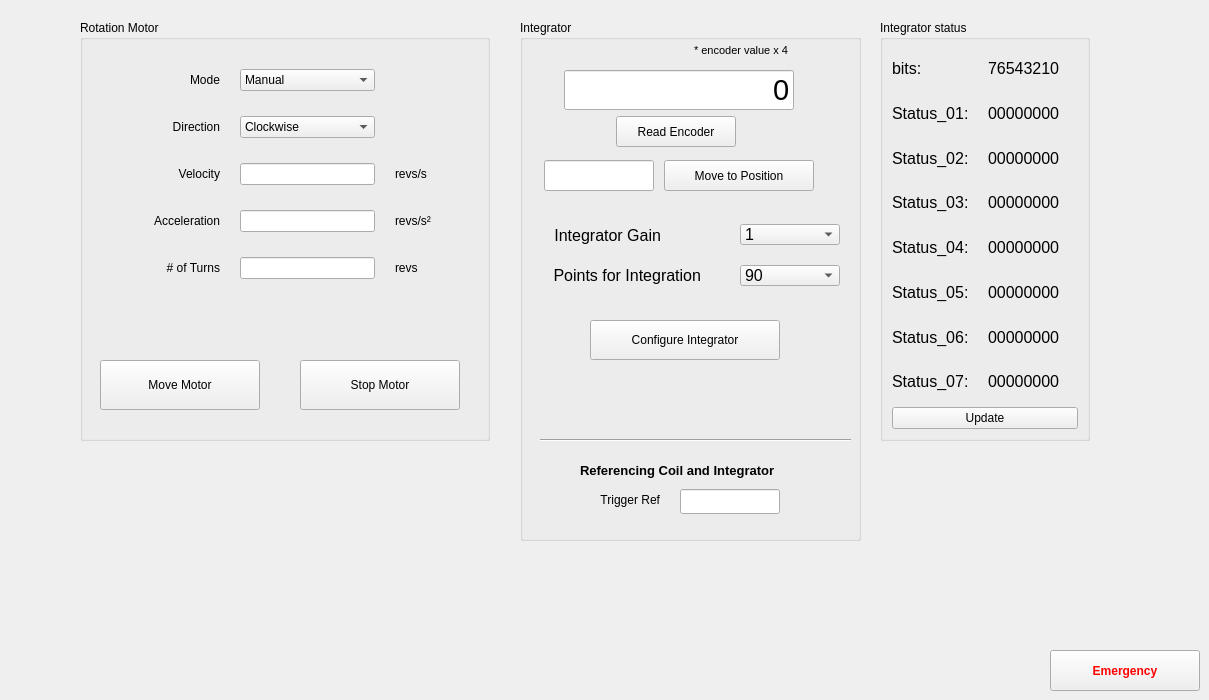
    <widget class="QWidget" name="tab">
     <attribute name="icon">
      <iconset resource="resource_file.qrc">
       <normaloff>:/Images/imagens/engine.png</normaloff>:/Images/imagens/engine.png</iconset>
     </attribute>
     <attribute name="title">
      <string>Motor and Integrator</string>
     </attribute>
     <widget class="QGroupBox" name="groupBox_7">
      <property name="geometry">
       <rect>
        <x>80</x>
        <y>20</y>
        <width>410</width>
        <height>421</height>
       </rect>
      </property>
      <property name="title">
       <string>Rotation Motor</string>
      </property>
      <widget class="QPushButton" name="pb_move_motor">
       <property name="geometry">
        <rect>
         <x>20</x>
         <y>340</y>
         <width>160</width>
         <height>50</height>
        </rect>
       </property>
       <property name="text">
        <string>Move Motor</string>
       </property>
       <property name="icon">
        <iconset resource="resource_file.qrc">
         <normaloff>:/Images/imagens/play1.png</normaloff>:/Images/imagens/play1.png</iconset>
       </property>
       <property name="iconSize">
        <size>
         <width>30</width>
         <height>30</height>
        </size>
       </property>
      </widget>
      <widget class="QPushButton" name="pb_stop_motor">
       <property name="geometry">
        <rect>
         <x>220</x>
         <y>340</y>
         <width>160</width>
         <height>50</height>
        </rect>
       </property>
       <property name="text">
        <string>Stop Motor</string>
       </property>
       <property name="icon">
        <iconset resource="resource_file.qrc">
         <normaloff>:/Images/imagens/stop.png</normaloff>:/Images/imagens/stop.png</iconset>
       </property>
       <property name="iconSize">
        <size>
         <width>30</width>
         <height>40</height>
        </size>
       </property>
      </widget>
      <widget class="QWidget" name="layoutWidget">
       <property name="geometry">
        <rect>
         <x>20</x>
         <y>30</y>
         <width>363</width>
         <height>251</height>
        </rect>
       </property>
       <layout class="QGridLayout" name="gridLayout_3" columnminimumwidth="120,0,0,0">
        <property name="horizontalSpacing">
         <number>20</number>
        </property>
        <item row="0" column="0">
         <widget class="QLabel" name="label_27">
          <property name="text">
           <string>Mode</string>
          </property>
          <property name="alignment">
           <set>Qt::AlignRight|Qt::AlignTrailing|Qt::AlignVCenter</set>
          </property>
         </widget>
        </item>
        <item row="0" column="1" colspan="2">
         <widget class="QComboBox" name="cb_driver_mode">
          <item>
           <property name="text">
            <string>Manual</string>
           </property>
          </item>
          <item>
           <property name="text">
            <string>Continuous</string>
           </property>
          </item>
         </widget>
        </item>
        <item row="1" column="0">
         <widget class="QLabel" name="label_26">
          <property name="text">
           <string>Direction</string>
          </property>
          <property name="alignment">
           <set>Qt::AlignRight|Qt::AlignTrailing|Qt::AlignVCenter</set>
          </property>
         </widget>
        </item>
        <item row="2" column="0">
         <widget class="QLabel" name="label_9">
          <property name="text">
           <string>Velocity</string>
          </property>
          <property name="alignment">
           <set>Qt::AlignRight|Qt::AlignTrailing|Qt::AlignVCenter</set>
          </property>
         </widget>
        </item>
        <item row="2" column="3">
         <widget class="QLabel" name="label_25">
          <property name="text">
           <string>revs/s</string>
          </property>
         </widget>
        </item>
        <item row="3" column="3">
         <widget class="QLabel" name="label_12">
          <property name="text">
           <string>revs/s²</string>
          </property>
         </widget>
        </item>
        <item row="4" column="0">
         <widget class="QLabel" name="label_11">
          <property name="text">
           <string># of Turns</string>
          </property>
          <property name="alignment">
           <set>Qt::AlignRight|Qt::AlignTrailing|Qt::AlignVCenter</set>
          </property>
         </widget>
        </item>
        <item row="4" column="3">
         <widget class="QLabel" name="label_17">
          <property name="text">
           <string>revs</string>
          </property>
         </widget>
        </item>
        <item row="1" column="1" colspan="2">
         <widget class="QComboBox" name="cb_driver_direction">
          <item>
           <property name="text">
            <string>Clockwise</string>
           </property>
          </item>
          <item>
           <property name="text">
            <string>CounterClockwise</string>
           </property>
          </item>
         </widget>
        </item>
        <item row="2" column="1" colspan="2">
         <widget class="QLineEdit" name="le_motor_vel"/>
        </item>
        <item row="4" column="1" colspan="2">
         <widget class="QLineEdit" name="le_motor_turns"/>
        </item>
        <item row="3" column="0">
         <widget class="QLabel" name="label_10">
          <property name="text">
           <string>Acceleration</string>
          </property>
          <property name="alignment">
           <set>Qt::AlignRight|Qt::AlignTrailing|Qt::AlignVCenter</set>
          </property>
         </widget>
        </item>
        <item row="3" column="1" colspan="2">
         <widget class="QLineEdit" name="le_motor_ace"/>
        </item>
       </layout>
      </widget>
     </widget>
     <widget class="QPushButton" name="pb_emergency2">
      <property name="geometry">
       <rect>
        <x>1050</x>
        <y>650</y>
        <width>150</width>
        <height>41</height>
       </rect>
      </property>
      <property name="palette">
       <palette>
        <active>
         <colorrole role="ButtonText">
          <brush brushstyle="SolidPattern">
           <color alpha="255">
            <red>255</red>
            <green>0</green>
            <blue>0</blue>
           </color>
          </brush>
         </colorrole>
        </active>
        <inactive>
         <colorrole role="ButtonText">
          <brush brushstyle="SolidPattern">
           <color alpha="255">
            <red>255</red>
            <green>0</green>
            <blue>0</blue>
           </color>
          </brush>
         </colorrole>
        </inactive>
        <disabled>
         <colorrole role="ButtonText">
          <brush brushstyle="SolidPattern">
           <color alpha="255">
            <red>120</red>
            <green>120</green>
            <blue>120</blue>
           </color>
          </brush>
         </colorrole>
        </disabled>
       </palette>
      </property>
      <property name="font">
       <font>
        <weight>75</weight>
        <bold>true</bold>
       </font>
      </property>
      <property name="text">
       <string>Emergency</string>
      </property>
      <property name="icon">
       <iconset resource="resource_file.qrc">
        <normaloff>:/Images/imagens/emergency_icon_01.png</normaloff>:/Images/imagens/emergency_icon_01.png</iconset>
      </property>
      <property name="iconSize">
       <size>
        <width>35</width>
        <height>35</height>
       </size>
      </property>
     </widget>
     <widget class="QGroupBox" name="groupBox_30">
      <property name="geometry">
       <rect>
        <x>880</x>
        <y>20</y>
        <width>210</width>
        <height>421</height>
       </rect>
      </property>
      <property name="title">
       <string>Integrator status</string>
      </property>
      <layout class="QGridLayout" name="gridLayout_7">
       <item row="0" column="0">
        <layout class="QGridLayout" name="gridLayout_4">
         <item row="1" column="0">
          <widget class="QLabel" name="label_3">
           <property name="font">
            <font>
             <pointsize>12</pointsize>
            </font>
           </property>
           <property name="text">
            <string>Status_01:</string>
           </property>
          </widget>
         </item>
         <item row="1" column="1">
          <widget class="QLabel" name="label_status_1">
           <property name="font">
            <font>
             <pointsize>12</pointsize>
             <weight>50</weight>
             <bold>false</bold>
            </font>
           </property>
           <property name="text">
            <string>00000000</string>
           </property>
          </widget>
         </item>
         <item row="2" column="0">
          <widget class="QLabel" name="label_4">
           <property name="font">
            <font>
             <pointsize>12</pointsize>
            </font>
           </property>
           <property name="text">
            <string>Status_02:</string>
           </property>
          </widget>
         </item>
         <item row="2" column="1">
          <widget class="QLabel" name="label_status_2">
           <property name="font">
            <font>
             <pointsize>12</pointsize>
             <weight>50</weight>
             <bold>false</bold>
            </font>
           </property>
           <property name="text">
            <string>00000000</string>
           </property>
          </widget>
         </item>
         <item row="3" column="0">
          <widget class="QLabel" name="label_28">
           <property name="font">
            <font>
             <pointsize>12</pointsize>
            </font>
           </property>
           <property name="text">
            <string>Status_03:</string>
           </property>
          </widget>
         </item>
         <item row="3" column="1">
          <widget class="QLabel" name="label_status_3">
           <property name="font">
            <font>
             <pointsize>12</pointsize>
             <weight>50</weight>
             <bold>false</bold>
            </font>
           </property>
           <property name="text">
            <string>00000000</string>
           </property>
          </widget>
         </item>
         <item row="4" column="0">
          <widget class="QLabel" name="label_33">
           <property name="font">
            <font>
             <pointsize>12</pointsize>
            </font>
           </property>
           <property name="text">
            <string>Status_04:</string>
           </property>
          </widget>
         </item>
         <item row="4" column="1">
          <widget class="QLabel" name="label_status_4">
           <property name="font">
            <font>
             <pointsize>12</pointsize>
             <weight>50</weight>
             <bold>false</bold>
            </font>
           </property>
           <property name="text">
            <string>00000000</string>
           </property>
          </widget>
         </item>
         <item row="5" column="0">
          <widget class="QLabel" name="label_59">
           <property name="font">
            <font>
             <pointsize>12</pointsize>
            </font>
           </property>
           <property name="text">
            <string>Status_05:</string>
           </property>
          </widget>
         </item>
         <item row="5" column="1">
          <widget class="QLabel" name="label_status_5">
           <property name="font">
            <font>
             <pointsize>12</pointsize>
             <weight>50</weight>
             <bold>false</bold>
            </font>
           </property>
           <property name="text">
            <string>00000000</string>
           </property>
          </widget>
         </item>
         <item row="6" column="0">
          <widget class="QLabel" name="label_58">
           <property name="font">
            <font>
             <pointsize>12</pointsize>
            </font>
           </property>
           <property name="text">
            <string>Status_06:</string>
           </property>
          </widget>
         </item>
         <item row="6" column="1">
          <widget class="QLabel" name="label_status_6">
           <property name="font">
            <font>
             <pointsize>12</pointsize>
             <weight>50</weight>
             <bold>false</bold>
            </font>
           </property>
           <property name="text">
            <string>00000000</string>
           </property>
          </widget>
         </item>
         <item row="7" column="0">
          <widget class="QLabel" name="label_57">
           <property name="font">
            <font>
             <pointsize>12</pointsize>
            </font>
           </property>
           <property name="text">
            <string>Status_07:</string>
           </property>
          </widget>
         </item>
         <item row="7" column="1">
          <widget class="QLabel" name="label_status_7">
           <property name="font">
            <font>
             <pointsize>12</pointsize>
             <weight>50</weight>
             <bold>false</bold>
            </font>
           </property>
           <property name="text">
            <string>00000000</string>
           </property>
          </widget>
         </item>
         <item row="0" column="0">
          <widget class="QLabel" name="label_74">
           <property name="font">
            <font>
             <pointsize>12</pointsize>
             <weight>50</weight>
             <bold>false</bold>
            </font>
           </property>
           <property name="text">
            <string>bits:</string>
           </property>
          </widget>
         </item>
         <item row="0" column="1">
          <widget class="QLabel" name="label_status_8">
           <property name="font">
            <font>
             <pointsize>12</pointsize>
             <weight>50</weight>
             <bold>false</bold>
            </font>
           </property>
           <property name="text">
            <string>76543210</string>
           </property>
          </widget>
         </item>
        </layout>
       </item>
       <item row="1" column="0">
        <widget class="QPushButton" name="pb_status_update">
         <property name="text">
          <string>Update</string>
         </property>
         <property name="icon">
          <iconset>
           <normaloff>../../../../Users/james.citadini/.designer/backup/imagens/Atualizar.png</normaloff>../../../../Users/james.citadini/.designer/backup/imagens/Atualizar.png</iconset>
         </property>
         <property name="iconSize">
          <size>
           <width>25</width>
           <height>25</height>
          </size>
         </property>
        </widget>
       </item>
      </layout>
     </widget>
     <widget class="QGroupBox" name="groupBox_3">
      <property name="geometry">
       <rect>
        <x>520</x>
        <y>20</y>
        <width>341</width>
        <height>521</height>
       </rect>
      </property>
      <property name="title">
       <string>Integrator</string>
      </property>
      <property name="checkable">
       <bool>false</bool>
      </property>
      <property name="checked">
       <bool>false</bool>
      </property>
      <widget class="QPushButton" name="pb_encoder_reading">
       <property name="geometry">
        <rect>
         <x>96</x>
         <y>96</y>
         <width>120</width>
         <height>31</height>
        </rect>
       </property>
       <property name="text">
        <string>Read Encoder</string>
       </property>
      </widget>
      <widget class="QPushButton" name="pb_move_to_encoder_position">
       <property name="geometry">
        <rect>
         <x>144</x>
         <y>140</y>
         <width>150</width>
         <height>31</height>
        </rect>
       </property>
       <property name="text">
        <string>Move to Position</string>
       </property>
      </widget>
      <widget class="QLineEdit" name="le_encoder_setpoint">
       <property name="geometry">
        <rect>
         <x>24</x>
         <y>140</y>
         <width>110</width>
         <height>31</height>
        </rect>
       </property>
      </widget>
      <widget class="QLabel" name="label_66">
       <property name="geometry">
        <rect>
         <x>174</x>
         <y>20</y>
         <width>100</width>
         <height>20</height>
        </rect>
       </property>
       <property name="font">
        <font>
         <pointsize>8</pointsize>
        </font>
       </property>
       <property name="text">
        <string>* encoder value x 4</string>
       </property>
      </widget>
      <widget class="QPushButton" name="pb_set_gain">
       <property name="geometry">
        <rect>
         <x>70</x>
         <y>300</y>
         <width>190</width>
         <height>40</height>
        </rect>
       </property>
       <property name="text">
        <string>Configure Integrator</string>
       </property>
       <property name="icon">
        <iconset resource="resource_file.qrc">
         <normaloff>:/Images/imagens/OpAmp.png</normaloff>:/Images/imagens/OpAmp.png</iconset>
       </property>
       <property name="iconSize">
        <size>
         <width>30</width>
         <height>30</height>
        </size>
       </property>
      </widget>
      <widget class="QLineEdit" name="le_encoder_reading">
       <property name="geometry">
        <rect>
         <x>44</x>
         <y>50</y>
         <width>230</width>
         <height>40</height>
        </rect>
       </property>
       <property name="font">
        <font>
         <pointsize>22</pointsize>
        </font>
       </property>
       <property name="text">
        <string>0</string>
       </property>
       <property name="alignment">
        <set>Qt::AlignRight|Qt::AlignTrailing|Qt::AlignVCenter</set>
       </property>
      </widget>
      <widget class="QLineEdit" name="le_trigger_ref_dsp">
       <property name="geometry">
        <rect>
         <x>160</x>
         <y>469</y>
         <width>100</width>
         <height>25</height>
        </rect>
       </property>
       <property name="readOnly">
        <bool>true</bool>
       </property>
      </widget>
      <widget class="QLabel" name="label_63">
       <property name="geometry">
        <rect>
         <x>60</x>
         <y>470</y>
         <width>80</width>
         <height>20</height>
        </rect>
       </property>
       <property name="text">
        <string>Trigger Ref</string>
       </property>
       <property name="alignment">
        <set>Qt::AlignRight|Qt::AlignTrailing|Qt::AlignVCenter</set>
       </property>
      </widget>
      <widget class="QGroupBox" name="groupBox_30">
       <property name="geometry">
        <rect>
         <x>360</x>
         <y>10</y>
         <width>210</width>
         <height>270</height>
        </rect>
       </property>
       <property name="title">
        <string>Integrator status</string>
       </property>
       <layout class="QGridLayout" name="gridLayout_7">
        <item row="0" column="0">
         <layout class="QGridLayout" name="gridLayout_4">
          <item row="1" column="0">
           <widget class="QLabel" name="label_3">
            <property name="font">
             <font>
              <pointsize>12</pointsize>
             </font>
            </property>
            <property name="text">
             <string>Status_01:</string>
            </property>
           </widget>
          </item>
          <item row="1" column="1">
           <widget class="QLabel" name="label_status_1">
            <property name="font">
             <font>
              <pointsize>12</pointsize>
              <weight>50</weight>
              <bold>false</bold>
             </font>
            </property>
            <property name="text">
             <string>00000000</string>
            </property>
           </widget>
          </item>
          <item row="2" column="0">
           <widget class="QLabel" name="label_4">
            <property name="font">
             <font>
              <pointsize>12</pointsize>
             </font>
            </property>
            <property name="text">
             <string>Status_02:</string>
            </property>
           </widget>
          </item>
          <item row="2" column="1">
           <widget class="QLabel" name="label_status_2">
            <property name="font">
             <font>
              <pointsize>12</pointsize>
              <weight>50</weight>
              <bold>false</bold>
             </font>
            </property>
            <property name="text">
             <string>00000000</string>
            </property>
           </widget>
          </item>
          <item row="3" column="0">
           <widget class="QLabel" name="label_28">
            <property name="font">
             <font>
              <pointsize>12</pointsize>
             </font>
            </property>
            <property name="text">
             <string>Status_03:</string>
            </property>
           </widget>
          </item>
          <item row="3" column="1">
           <widget class="QLabel" name="label_status_3">
            <property name="font">
             <font>
              <pointsize>12</pointsize>
              <weight>50</weight>
              <bold>false</bold>
             </font>
            </property>
            <property name="text">
             <string>00000000</string>
            </property>
           </widget>
          </item>
          <item row="4" column="0">
           <widget class="QLabel" name="label_33">
            <property name="font">
             <font>
              <pointsize>12</pointsize>
             </font>
            </property>
            <property name="text">
             <string>Status_04:</string>
            </property>
           </widget>
          </item>
          <item row="4" column="1">
           <widget class="QLabel" name="label_status_4">
            <property name="font">
             <font>
              <pointsize>12</pointsize>
              <weight>50</weight>
              <bold>false</bold>
             </font>
            </property>
            <property name="text">
             <string>00000000</string>
            </property>
           </widget>
          </item>
          <item row="5" column="0">
           <widget class="QLabel" name="label_59">
            <property name="font">
             <font>
              <pointsize>12</pointsize>
             </font>
            </property>
            <property name="text">
             <string>Status_05:</string>
            </property>
           </widget>
          </item>
          <item row="5" column="1">
           <widget class="QLabel" name="label_status_5">
            <property name="font">
             <font>
              <pointsize>12</pointsize>
              <weight>50</weight>
              <bold>false</bold>
             </font>
            </property>
            <property name="text">
             <string>00000000</string>
            </property>
           </widget>
          </item>
          <item row="6" column="0">
           <widget class="QLabel" name="label_58">
            <property name="font">
             <font>
              <pointsize>12</pointsize>
             </font>
            </property>
            <property name="text">
             <string>Status_06:</string>
            </property>
           </widget>
          </item>
          <item row="6" column="1">
           <widget class="QLabel" name="label_status_6">
            <property name="font">
             <font>
              <pointsize>12</pointsize>
              <weight>50</weight>
              <bold>false</bold>
             </font>
            </property>
            <property name="text">
             <string>00000000</string>
            </property>
           </widget>
          </item>
          <item row="7" column="0">
           <widget class="QLabel" name="label_57">
            <property name="font">
             <font>
              <pointsize>12</pointsize>
             </font>
            </property>
            <property name="text">
             <string>Status_07:</string>
            </property>
           </widget>
          </item>
          <item row="7" column="1">
           <widget class="QLabel" name="label_status_7">
            <property name="font">
             <font>
              <pointsize>12</pointsize>
              <weight>50</weight>
              <bold>false</bold>
             </font>
            </property>
            <property name="text">
             <string>00000000</string>
            </property>
           </widget>
          </item>
          <item row="0" column="0">
           <widget class="QLabel" name="label_74">
            <property name="font">
             <font>
              <pointsize>12</pointsize>
              <weight>50</weight>
              <bold>false</bold>
             </font>
            </property>
            <property name="text">
             <string>bits:</string>
            </property>
           </widget>
          </item>
          <item row="0" column="1">
           <widget class="QLabel" name="label_status_8">
            <property name="font">
             <font>
              <pointsize>12</pointsize>
              <weight>50</weight>
              <bold>false</bold>
             </font>
            </property>
            <property name="text">
             <string>76543210</string>
            </property>
           </widget>
          </item>
         </layout>
        </item>
        <item row="1" column="0">
         <widget class="QPushButton" name="pb_status_update">
          <property name="text">
           <string>Update</string>
          </property>
          <property name="icon">
           <iconset>
            <normaloff>../../../../Users/james.citadini/.designer/backup/imagens/Atualizar.png</normaloff>../../../../Users/james.citadini/.designer/backup/imagens/Atualizar.png</iconset>
          </property>
          <property name="iconSize">
           <size>
            <width>25</width>
            <height>25</height>
           </size>
          </property>
         </widget>
        </item>
       </layout>
      </widget>
      <widget class="Line" name="line_10">
       <property name="geometry">
        <rect>
         <x>20</x>
         <y>410</y>
         <width>311</width>
         <height>20</height>
        </rect>
       </property>
       <property name="orientation">
        <enum>Qt::Horizontal</enum>
       </property>
      </widget>
      <widget class="QLabel" name="label_8">
       <property name="geometry">
        <rect>
         <x>60</x>
         <y>440</y>
         <width>211</width>
         <height>21</height>
        </rect>
       </property>
       <property name="font">
        <font>
         <pointsize>10</pointsize>
         <weight>75</weight>
         <bold>true</bold>
        </font>
       </property>
       <property name="text">
        <string>Referencing Coil and Integrator</string>
       </property>
      </widget>
      <widget class="QLabel" name="label_97">
       <property name="geometry">
        <rect>
         <x>30</x>
         <y>245</y>
         <width>151</width>
         <height>21</height>
        </rect>
       </property>
       <property name="font">
        <font>
         <pointsize>12</pointsize>
        </font>
       </property>
       <property name="text">
        <string># Points for Integration</string>
       </property>
       <property name="alignment">
        <set>Qt::AlignRight|Qt::AlignTrailing|Qt::AlignVCenter</set>
       </property>
      </widget>
      <widget class="QComboBox" name="cb_integrator_gain">
       <property name="geometry">
        <rect>
         <x>220</x>
         <y>204</y>
         <width>100</width>
         <height>21</height>
        </rect>
       </property>
       <property name="font">
        <font>
         <pointsize>12</pointsize>
        </font>
       </property>
       <item>
        <property name="text">
         <string>1</string>
        </property>
       </item>
       <item>
        <property name="text">
         <string>2</string>
        </property>
       </item>
       <item>
        <property name="text">
         <string>5</string>
        </property>
       </item>
       <item>
        <property name="text">
         <string>10</string>
        </property>
       </item>
       <item>
        <property name="text">
         <string>20</string>
        </property>
       </item>
       <item>
        <property name="text">
         <string>50</string>
        </property>
       </item>
       <item>
        <property name="text">
         <string>100</string>
        </property>
       </item>
      </widget>
      <widget class="QLabel" name="label_69">
       <property name="geometry">
        <rect>
         <x>30</x>
         <y>205</y>
         <width>111</width>
         <height>21</height>
        </rect>
       </property>
       <property name="font">
        <font>
         <pointsize>12</pointsize>
        </font>
       </property>
       <property name="text">
        <string>Integrator Gain</string>
       </property>
       <property name="alignment">
        <set>Qt::AlignRight|Qt::AlignTrailing|Qt::AlignVCenter</set>
       </property>
      </widget>
      <widget class="QComboBox" name="cb_n_integration_points">
       <property name="geometry">
        <rect>
         <x>220</x>
         <y>245</y>
         <width>100</width>
         <height>21</height>
        </rect>
       </property>
       <property name="font">
        <font>
         <pointsize>12</pointsize>
        </font>
       </property>
       <item>
        <property name="text">
         <string>90</string>
        </property>
       </item>
       <item>
        <property name="text">
         <string>100</string>
        </property>
       </item>
       <item>
        <property name="text">
         <string>120</string>
        </property>
       </item>
       <item>
        <property name="text">
         <string>144</string>
        </property>
       </item>
       <item>
        <property name="text">
         <string>250</string>
        </property>
       </item>
       <item>
        <property name="text">
         <string>500</string>
        </property>
       </item>
      </widget>
     </widget>
    </widget>
